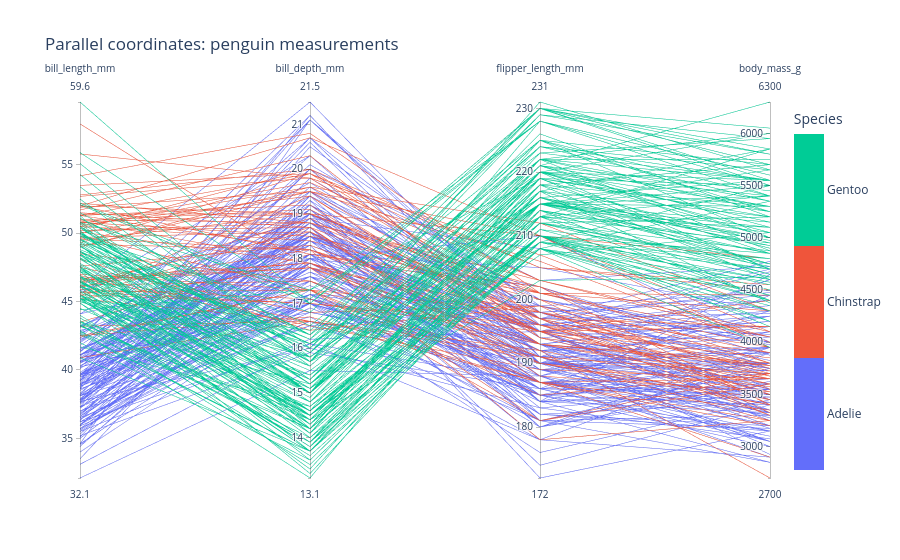

Notebook cell for this chart:
### Markdown cell above
Why does this look wrong?

`px.parallel_coordinates` has no support for categorical color, only `color_continuous_scale` on a numeric column. Passing qualitative colors into it makes Plotly treat them as gradient anchors and blend between them, so species aren't cleanly distinguished and the colorbar shows codes instead of names.

Fix: the next cell forces hard-edged discrete color bands instead of a gradient. This a common workaround worth keeping for future parallel coordinates plots.

### Code cell
pc_vars = ["bill_length_mm", "bill_depth_mm", "flipper_length_mm", "body_mass_g"]

penguins_pc = penguins.assign(
    species_code=penguins["species"].astype("category").cat.codes
)

species_names = penguins["species"].astype("category").cat.categories
n = len(species_names)
colors = px.colors.qualitative.Plotly[:n]

# build a "discrete-looking" continuous scale: each color repeats
# across its own value band with hard edges instead of blending
discrete_scale = []
for i, color in enumerate(colors):
    discrete_scale.append([i / n, color])
    discrete_scale.append([(i + 1) / n, color])

fig = px.parallel_coordinates(
    penguins_pc, dimensions=pc_vars, color="species_code",
    color_continuous_scale=discrete_scale,
    range_color=[0, n],
    title="Parallel coordinates: penguin measurements"
)

# fix colorbar to show species names at the center of each band, not raw codes
fig.update_layout(
    coloraxis_colorbar=dict(
        title="Species",
        tickvals=[i + 0.5 for i in range(n)],
        ticktext=list(species_names),
    )
)

fig.show()

### Figure 1 — Plotly figure (JSON) as saved in the notebook; plotly's stock layout.template omitted (floating-point values rounded to 4 significant figures; data arrays with more than 128 entries replaced by an {"elided": "..."} marker saying what was removed)
{"data": [{"dimensions": [{"label": "bill_length_mm", "values": {"elided": "333 float values"}}, {"label": "bill_depth_mm", "values": {"elided": "333 float values"}}, {"label": "flipper_length_mm", "values": {"elided": "333 float values"}}, {"label": "body_mass_g", "values": {"elided": "333 float values"}}], "domain": {"x": [0, 1], "y": [0, 1]}, "line": {"color": {"elided": "333 int values"}, "coloraxis": "coloraxis"}, "name": "", "type": "parcoords"}], "layout": {"coloraxis": {"autocolorscale": false, "cmax": 3, "cmin": 0, "colorbar": {"ticktext": ["Adelie", "Chinstrap", "Gentoo"], "tickvals": [0.5, 1.5, 2.5], "title": {"text": "Species"}}, "colorscale": [[0, "#636EFA"], [0.3333, "#636EFA"], [0.3333, "#EF553B"], [0.6667, "#EF553B"], [0.6667, "#00CC96"], [1, "#00CC96"]]}, "legend": {"tracegroupgap": 0}, "title": {"text": "Parallel coordinates: penguin measurements"}}}
